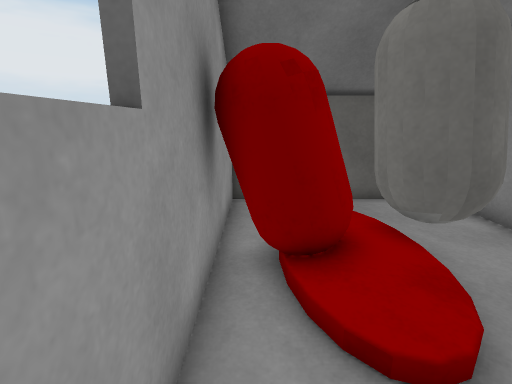
[1] (above)

18 first-person views from a walk through a 3-D level made in the Unity game engine. The camera is 1.4 m above the floor, tilts 14° down and sees 85° across. The floor is counted in squares, 0.5 m on a side. Each view is taken from the middle of a square. On the plan, view 1 faces up. The plan holds only what a view shows up to about 19 squares ahead; the rest is blank. The place goes on beyond the plan. Door leaves are left out, so doorways stand open. Surface patterns are stand-ins for the level's own textures.

[2]
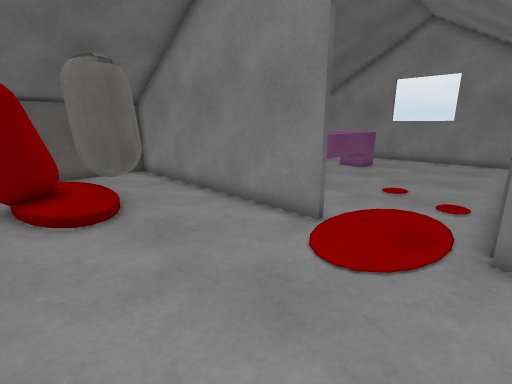

[3]
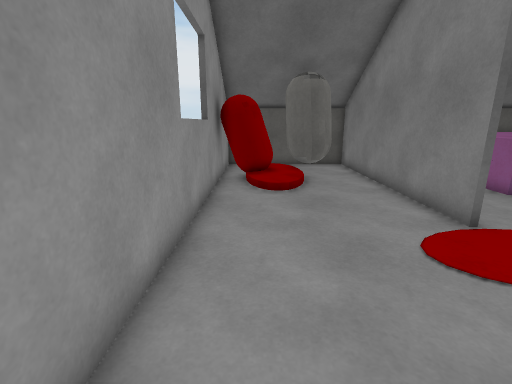

[4]
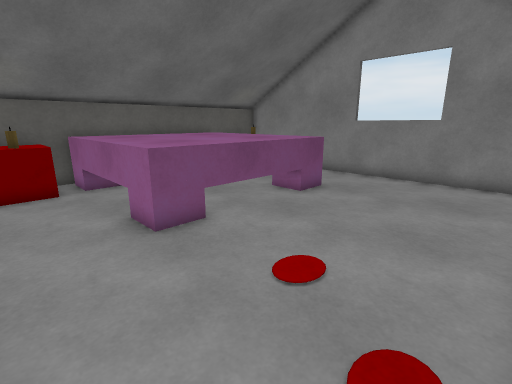

[5]
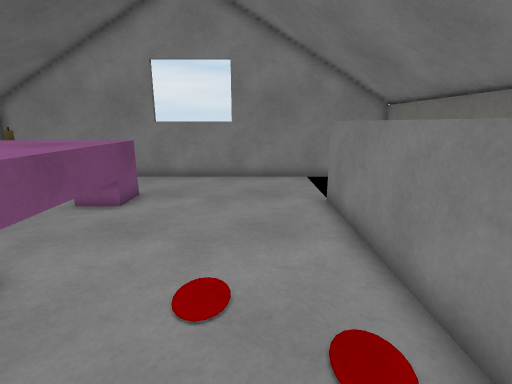

[6]
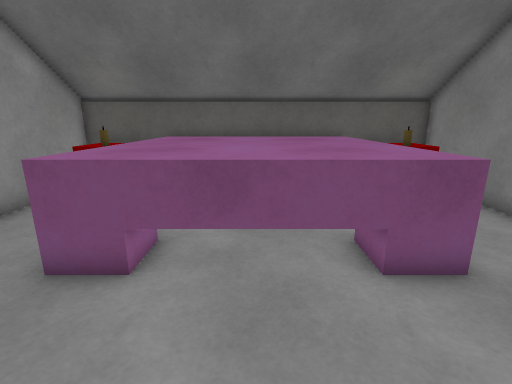

[7]
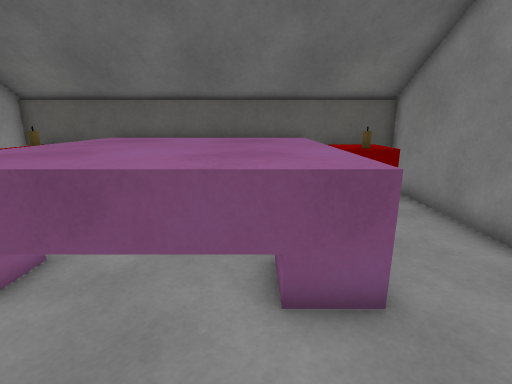

[8]
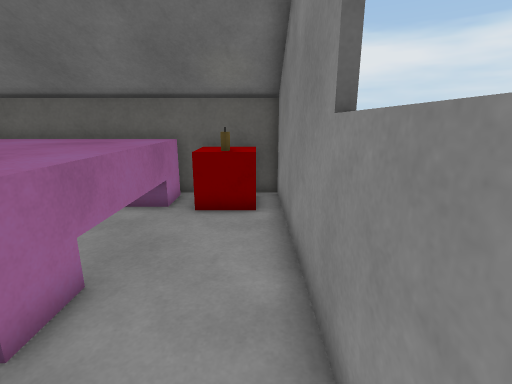

[9]
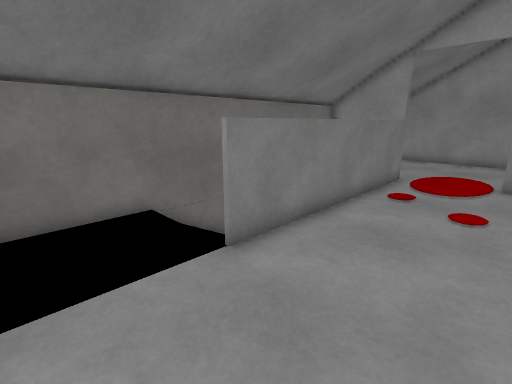

[10]
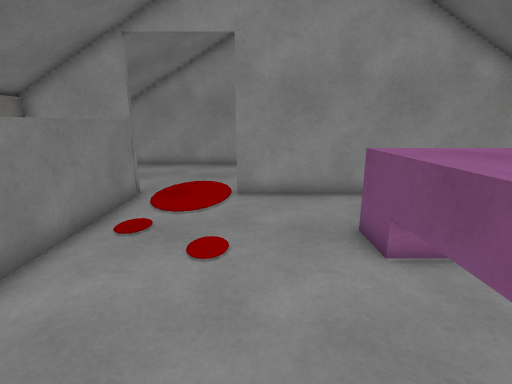

[11]
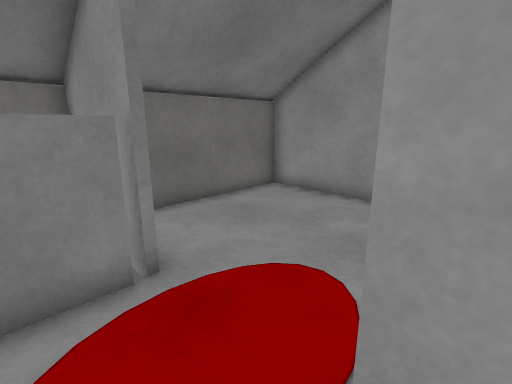

[12]
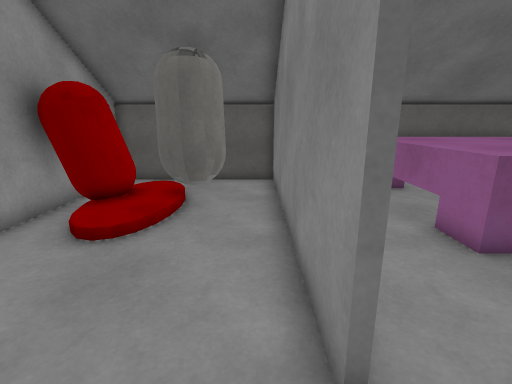

[13]
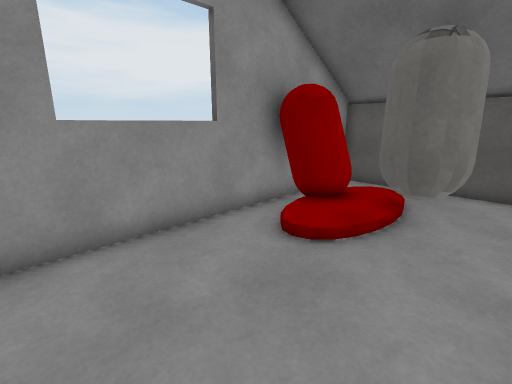

[14]
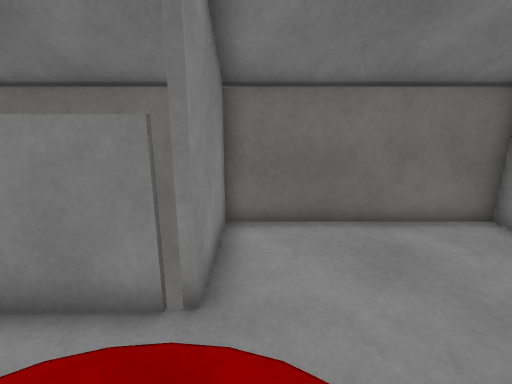

[15]
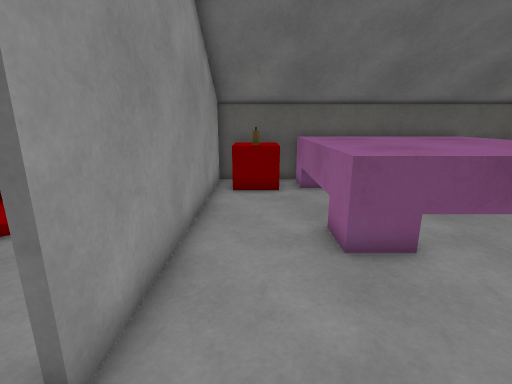

[16]
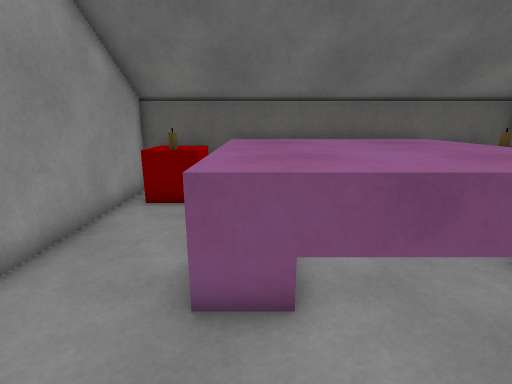

[17]
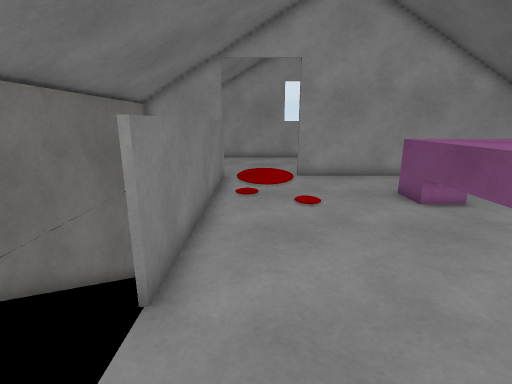

[18]
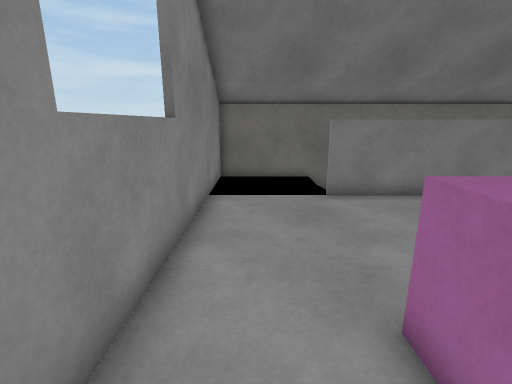

### Floor plan
Key: @ floor where view 1 was taken; # wall or solid block; . main floor; : floor 0.25 m higher than the main floor; / step, stairs or slope; D open door; C white capsule; R red cube; O other object.
Columns run from 1 left of view 1 to 23 right of it. Each row starts with its distance up from view 1.
 10 #####################
  9 #.  ....#################
  8 #. /....#RRROOOOOOOOORRR#
  7 #./:C  .#...OOOOOOOOO...#
  6 # OOCCC.#...OOOOOOOOO...#
  5 #OOOCCC.#...OOOOOOOOO...#
  4 #OO:/...#...OOOOOOOOO...#
  3 #./:/...#...OOOOOOOOO...#
  2 #.......#...OOOOOOOOO...#
  1 #.......#...............#
  0 #@......#...............#
 -1 #.......#...............#
 -2 #.......D...............#
 -3 #.......D...............#
 -4 #.......D...............#
 -5 #.......D...............#
 -6 #.......#    #######....#
 -7 #......./               #
 -8 #......./               #
 -9 #......./               #
-10 #########################

Positions as (right, up) in squares from view 1, and headings:
1: (0, 0), facing up
2: (0, -6), facing up-right
3: (1, -9), facing up
4: (8, -5), facing up-right
5: (8, -3), facing right
6: (15, -3), facing up
7: (17, -2), facing up
8: (22, -1), facing up
9: (22, -1), facing down-left
10: (18, -1), facing left
11: (9, -1), facing down-left
12: (6, -4), facing up
13: (6, -3), facing up-left
14: (6, -2), facing down
15: (9, -4), facing up
16: (12, -2), facing up
17: (22, -4), facing left
18: (21, 5), facing down
